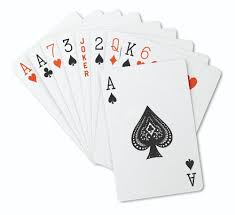
#> input picture Resources/karty.jpg, 235 x 215 px
$ python chapter5.py
#> lines starting #> are read from the running program, lines starting #| are printed output that depends on the picture
'''
Kadrowanie i ustawianie perspektywy
'''

import cv2
import numpy as np

img = cv2.imread("Resources/karty.jpg")
#> img is the input picture: shape (215, 235, 3); mean B, G, R 238, 237.4, 237.2
print(img.shape)
#| (215, 235, 3)
# cv2.line(img, (100, 72), (185, 58), (0, 255, 0), 1)
# cv2.line(img, (120, 202), (205, 190), (0, 255, 0), 1)

width, height = 200, 250
points1 = np.float32([[100,72], [185,58], [120, 202], [205,190]])
points2 = np.float32([[0, 0], [width, 0], [0, height], [width, height]])
matrix = cv2.getPerspectiveTransform(points1, points2)
imgOutput = cv2.warpPerspective(img, matrix, (width, height))
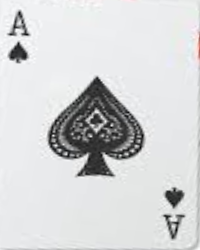
#> imgOutput: shape (250, 200, 3); mean B, G, R 214.2, 213.3, 212.3


cv2.imshow("image", img)
cv2.imshow("output", imgOutput)

cv2.waitKey(0)

$ run again, with Resources/figury.jpg copied over Resources/karty.jpg
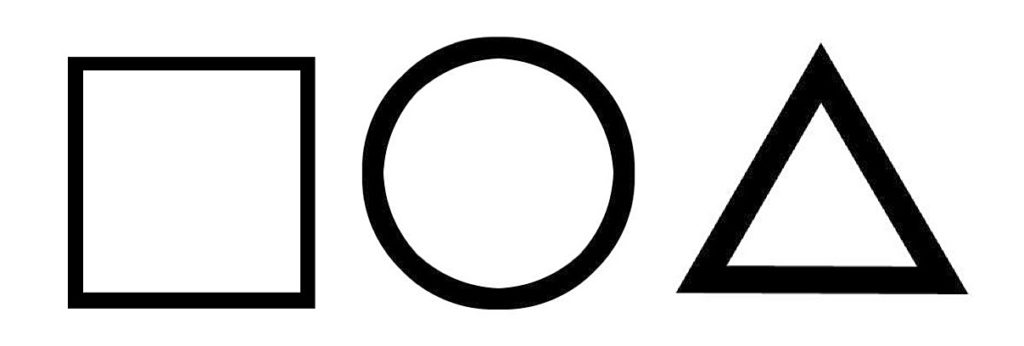
#> input picture Resources/figury.jpg, 1024 x 346 px
#> img is the input picture: shape (346, 1024, 3); min 0, max 255, mean 216.8
#| (346, 1024, 3)
#> `imgOutput = cv2.warpPerspective(img, matrix, (width, height))`:
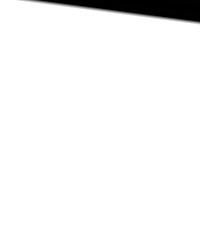
#> imgOutput: shape (250, 200, 3); min 0, max 255, mean 244.9

$ run again, with Resources/shapes.JPG copied over Resources/karty.jpg
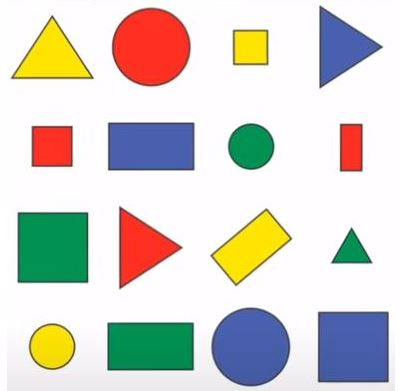
#> input picture Resources/shapes.JPG, 400 x 391 px
#> img is the input picture: shape (391, 400, 3); mean B, G, R 203.2, 210.2, 212.9
#| (391, 400, 3)
#> `imgOutput = cv2.warpPerspective(img, matrix, (width, height))`:
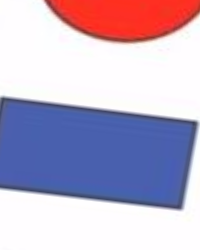
#> imgOutput: shape (250, 200, 3); mean B, G, R 201.4, 176.9, 188.9
